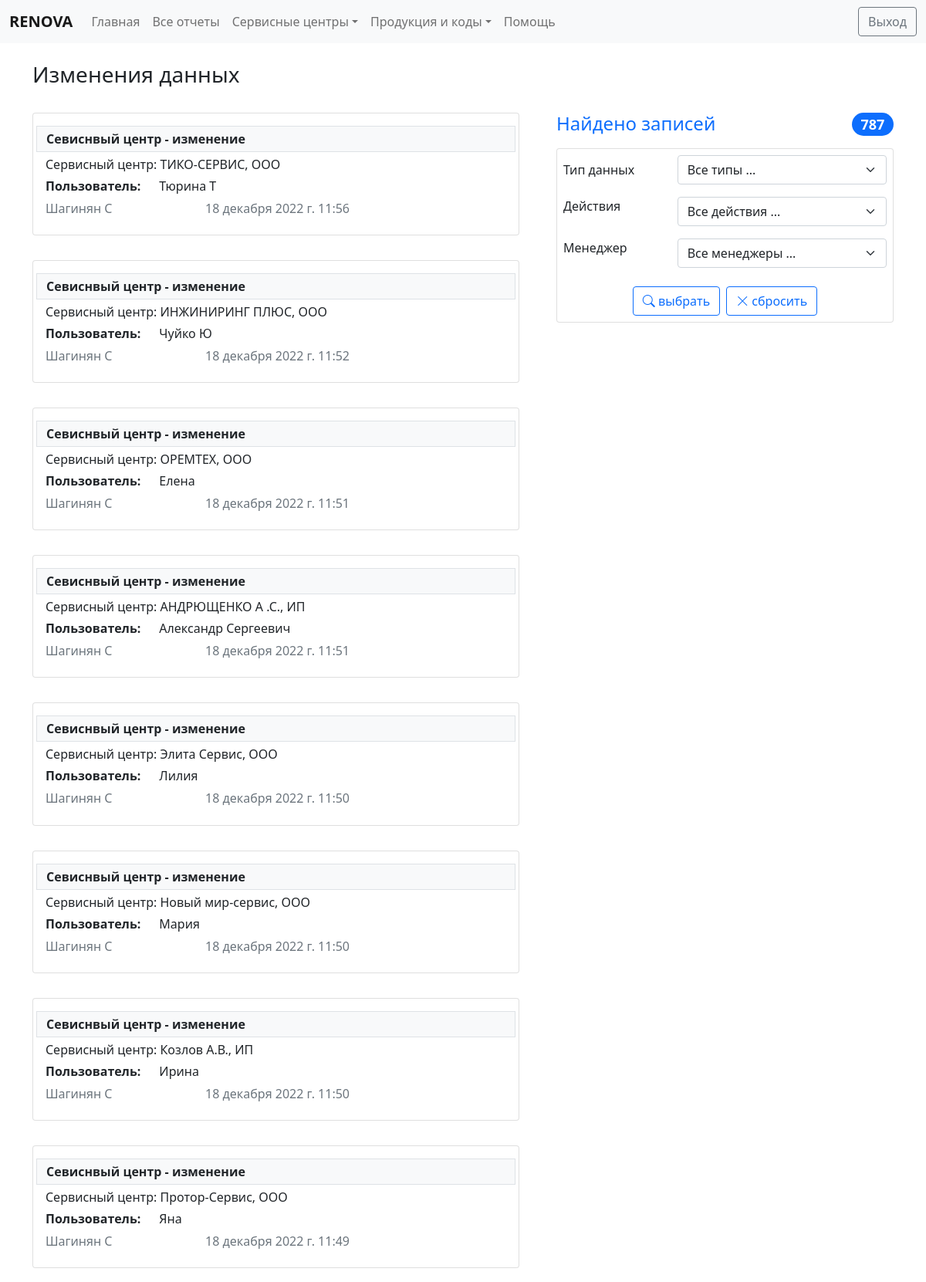
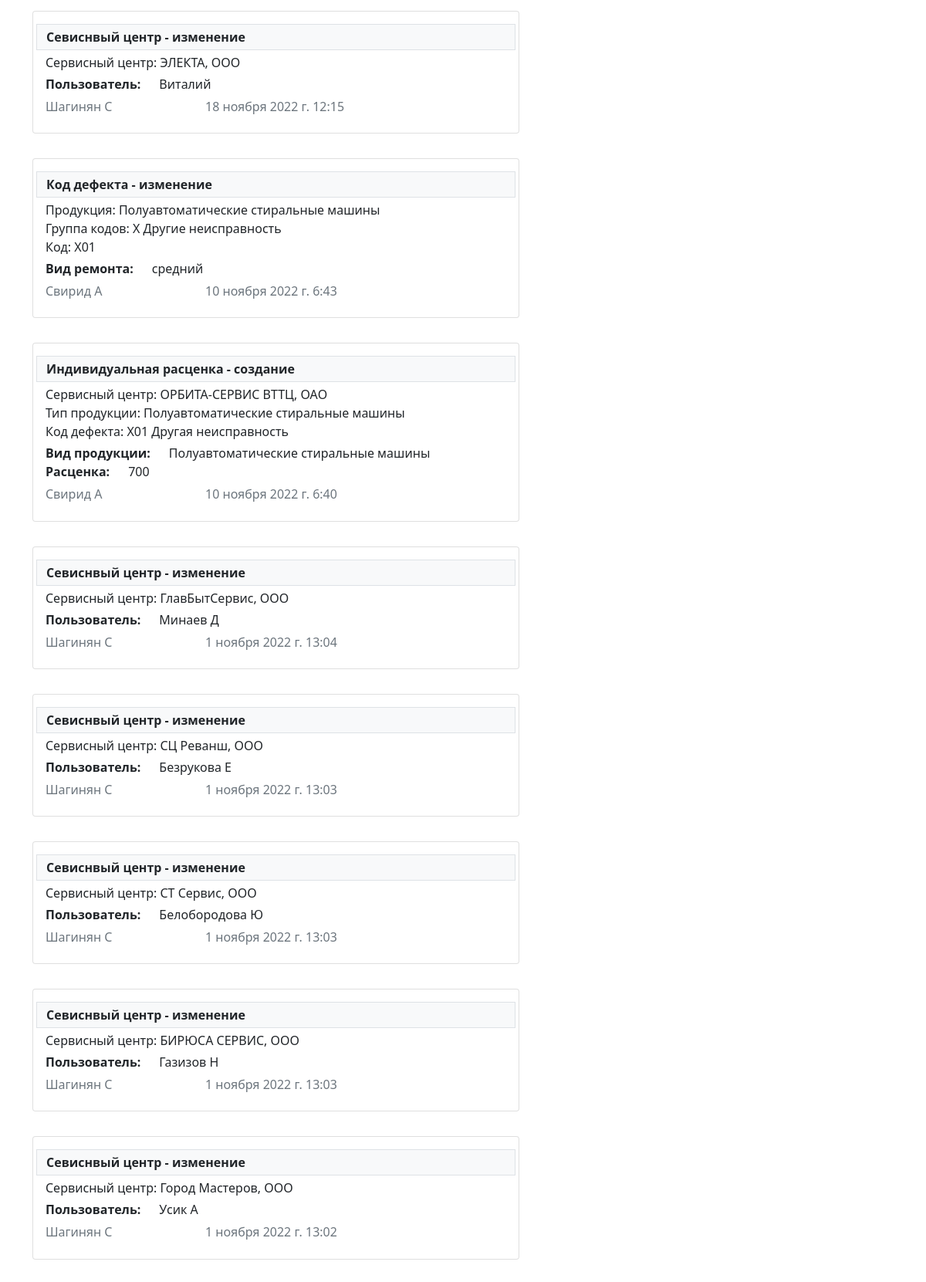
The page /logs_list/ (signed in, upper part) on the database its author committed (2 pictures, top to bottom).
### main/models.py (models this page shows, shortened)
class ChangeLogs(models.Model):
    changed = models.DateTimeField(auto_now=True, verbose_name=u'Дата/время изменения')
    model = models.CharField(choices=TYPE_MODEL, max_length=255, verbose_name=u'Таблица', null=True)
    record_id = models.IntegerField(verbose_name=u'ID записи', null=True)
    user = models.ForeignKey(User, verbose_name=u'Автор изменения', on_delete=models.CASCADE, null=True)
    action_on_model = models.CharField(choices=TYPE_ACTION_ON_MODEL, max_length=50, verbose_name=u'Действие', null=True)
    data = models.JSONField(verbose_name=u'Изменяемые данные модели', default=dict)
    ipaddress = models.CharField(max_length=15, verbose_name=u'IP адресс', null=True)
    class Meta:
        ordering = ('-changed',)
        verbose_name = 'Действие пользователя'
        verbose_name_plural = 'Действия пользователей'

### main/views.py (the view)
# urls.py: path('logs_list/', LogsList.as_view(), name='logs_page'),
class LogsList(LoginRequiredMixin, StaffUserMixin, ListView):
    model = ChangeLogs
    template_name = 'main/logs_list.html'
    context_object_name = 'logs'
    extra_context = {'title': 'Изменения данных'}
    paginate_by = 20
    def get_context_data(self, *, object_list=None, **kwargs):
        context = super().get_context_data(**kwargs)
        context['form'] = LogsFilterForm(self.request.GET)
        context['obj_count'] = self.object_list.count()
        return (context)
    def get_queryset(self):
        logs = ChangeLogs.objects.all()
        if self.request.GET.get("model", '') != '' and self.request.GET.get("model", '') != 'empty':
            logs = logs.filter(model=self.request.GET.get("model"))
        if self.request.GET.get("action_on_model", '') != '' and self.request.GET.get("action_on_model", '') != 'empty':
            logs = logs.filter(action_on_model=self.request.GET.get("action_on_model"))
        if self.request.GET.get("staff_user", '') != '':
            logs = logs.filter(user=self.request.GET.get("staff_user"))
        return logs

### main/forms.py
class LogsFilterForm(forms.Form):
    MODELS = list(TYPE_MODEL)
    MODELS.insert(0, ('empty', 'Все типы ...'))
    MODELS = tuple(MODELS)
    ACTIONS = list(TYPE_ACTION_ON_MODEL)
    ACTIONS.insert(0, ('empty', 'Все действия ...'))
    ACTIONS = tuple(ACTIONS)
    model = forms.ChoiceField(choices=MODELS, required=False, widget=forms.Select(attrs={'class': "form-select"}))
    action_on_model = forms.ChoiceField(choices=ACTIONS, required=False, widget=forms.Select(attrs={'class': "form-select"}))
    staff_user = forms.ModelChoiceField(queryset=User.objects.filter(is_staff=True), empty_label="Все менеджеры ...",
                                        required=False, widget=forms.Select(attrs={"class": "form-select"}))

### main/models.py (called while the page is built)
def get_name(self):
    result = None
    if self:
        if self.last_name or self.first_name:
            if self.last_name:
                if self.first_name:
                    result = self.last_name+' '+self.first_name[0]
                else:
                    result = self.last_name
            else:
                result = self.first_name
        else:
            result = self.username
        return result
    return result

### main/my_validators.py (called while the page is built)
    def test_func(self):
        return self.request.user.is_active and self.request.user.is_staff

### main/templatetags/my_tags.py (called while the page is built)
@register.simple_tag
def get_filters(request):
    res = ''
    for itm in request.GET:
        if itm != 'page':
            res = res + '&' + itm + '=' + request.GET.get(itm)
    return res

@register.filter(name='has_group')
def has_group(user, group_name):
    return user.groups.filter(name=group_name).exists()

@register.inclusion_tag('main/tag_show_base_price_links.html')
def show_base_price_links():
    from ..business_logic import BASE_PRICE_TYPE
    base_price_type = BASE_PRICE_TYPE
    return {'base_price_type': base_price_type, }

### products/models.py (called while the page is built)
    def __str__(self):
        return self.title

    def __str__(self):
        return self.code + ' ' + self.title

### main/templates/main/logs_list.html (shortened to what this page needs)
{% extends 'base.html' %}
{% load static %}
{% load my_tags %}
{% block content %}
{% include 'inc/staff_navbar.html' %}
<div class="container">
    <main>
        <div class="row py-4 justify-content-between">
            <div class="col-auto"><h3>{{ title }}</h3></div>
            <div class="col-auto"></div>
        </div>
        <div class="row g-5">
            <div class="col-lg-5  order-lg-last">
                <h4 class="d-flex justify-content-between align-items-center mb-3">
                    <span class="text-primary">Найдено записей</span>
                    <span class="badge bg-primary rounded-pill">{{ obj_count }}</span>
                </h4>
                <form class="card p-2" method="get">
                    <div class="row mb-3">
                        <label class="col-xl-4 col-form-label">Тип данных</label>
                        <div class="col-xl-8">
                            {{ form.model}}
                        </div>
                    </div>
                    <div class="row mb-3">
                        <label class="col-xl-4">Действия</label>
                        <div class="col-xl-8">
                            {{ form.action_on_model }}
                        </div>
                    </div>
                    <div class="row mb-3">
                        <label class="col-xl-4">Менеджер</label>
                        <div class="col-xl-8">
                            {{ form.staff_user }}
                        </div>
                    </div>
                    <div class="container mt-2 d-flex justify-content-center gap-2">
                        <button type="submit" class="btn btn-outline-primary">
                            <i class="bi bi-search"></i>
                            выбрать
                        </button>
                        <a class="btn btn-outline-primary" href="{{ request.path }}" role="button">
                            <i class="bi bi-x-lg"></i>
                            сбросить
                        </a>
                    </div>
                </form>
            </div>
            <div class="col-lg-7  d-grid gap-3">
                {% if logs %}
                {% for action in logs %}
                {% show_log action %}
                {% endfor %}
                {% else %}
                <h4 class="text-center text-muted">Ничего не найдено ...</h4>
                {% endif %}
            </div>
        </div>
    </main>
{% endblock %}

### main/templates/main/tag_log_data.html
<div class="card mb-3">
    <div class="card-body">
        <div class="row py-1 bg-light text-dark border border-border">
            <strong>{{ action.get_model_display|capfirst }} - {{ action.get_action_on_model_display|lower }} </strong>
        </div>
        <div class="col-12 mt-1">
            {% for line in obj_description %}
            {{ line }}<br>
            {% endfor %}
        </div>
        <div class="row mt-1">
            {% for key,val in data.items %}
            <div class="row">
                <div class="col-auto"><strong>{{ key }}:</strong></div>
                <div class="col-auto">{{ val }}</div>
            </div>
            {% endfor %}
        </div>
        <div class="row mt-2">
            <div class="col-sm-4">
                <h6 class="card-title text-muted">{{ action.user }}</h6>
            </div>
            <div class="col-auto">
                <h6 class="card-title text-muted">{{ action.changed }}</h6>
            </div>
        </div>
    </div>
 </div>

### rows shown on the page
ChangeLogs: model "Севиснвый центр", action_on_model "изменение", obj_description "Сервисный центр: ТИКО-СЕРВИС, ООО", data "Пользователь", data "Тюрина Т", user "Шагинян С", changed "18 декабря 2022 г. 11:56"
ChangeLogs: model "Севиснвый центр", action_on_model "изменение", obj_description "Сервисный центр: ИНЖИНИРИНГ ПЛЮС, ООО", data "Пользователь", data "Чуйко Ю", user "Шагинян С", changed "18 декабря 2022 г. 11:52"
ChangeLogs: model "Севиснвый центр", action_on_model "изменение", obj_description "Сервисный центр: ОРЕМТЕХ, ООО", data "Пользователь", data "Елена", user "Шагинян С", changed "18 декабря 2022 г. 11:51"
ChangeLogs: model "Севиснвый центр", action_on_model "изменение", obj_description "Сервисный центр: АНДРЮЩЕНКО А .С., ИП", data "Пользователь", data "Александр Сергеевич", user "Шагинян С", changed "18 декабря 2022 г. 11:51"
ChangeLogs: model "Севиснвый центр", action_on_model "изменение", obj_description "Сервисный центр: Элита Сервис, ООО", data "Пользователь", data "Лилия", user "Шагинян С", changed "18 декабря 2022 г. 11:50"
ChangeLogs: model "Севиснвый центр", action_on_model "изменение", obj_description "Сервисный центр: Новый мир-сервис, ООО", data "Пользователь", data "Мария", user "Шагинян С", changed "18 декабря 2022 г. 11:50"
ChangeLogs: model "Севиснвый центр", action_on_model "изменение", obj_description "Сервисный центр: Козлов А.В., ИП", data "Пользователь", data "Ирина", user "Шагинян С", changed "18 декабря 2022 г. 11:50"
ChangeLogs: model "Севиснвый центр", action_on_model "изменение", obj_description "Сервисный центр: Протор-Сервис, ООО", data "Пользователь", data "Яна", user "Шагинян С", changed "18 декабря 2022 г. 11:49"
ChangeLogs: model "Севиснвый центр", action_on_model "изменение", obj_description "Сервисный центр: ЭЛЕКТА, ООО", data "Пользователь", data "Виталий", user "Шагинян С", changed "18 ноября 2022 г. 12:15"
ChangeLogs: model "Код дефекта", action_on_model "изменение", obj_description "Продукция: Полуавтоматические стиральные машины" "Группа кодов: X Другие неисправность" "Код: X01", data "Вид ремонта", data "средний", user "Свирид А", changed "10 ноября 2022 г. 6:43"
ChangeLogs: model "Индивидуальная расценка", action_on_model "создание", obj_description "Сервисный центр: ОРБИТА-СЕРВИС ВТТЦ, ОАО" "Тип продукции: Полуавтоматические стиральные машины" "Код дефекта: X01 Другая неисправность", data "Вид продукции" "Расценка", data "Полуавтоматические стиральные машины" "700", user "Свирид А", changed "10 ноября 2022 г. 6:40"
ChangeLogs: model "Севиснвый центр", action_on_model "изменение", obj_description "Сервисный центр: ГлавБытСервис, ООО", data "Пользователь", data "Минаев Д", user "Шагинян С", changed "1 ноября 2022 г. 13:04"
ChangeLogs: model "Севиснвый центр", action_on_model "изменение", obj_description "Сервисный центр: СЦ Реванш, ООО", data "Пользователь", data "Безрукова Е", user "Шагинян С", changed "1 ноября 2022 г. 13:03"
ChangeLogs: model "Севиснвый центр", action_on_model "изменение", obj_description "Сервисный центр: СТ Сервис, ООО", data "Пользователь", data "Белобородова Ю", user "Шагинян С", changed "1 ноября 2022 г. 13:03"
ChangeLogs: model "Севиснвый центр", action_on_model "изменение", obj_description "Сервисный центр: БИРЮСА СЕРВИС, ООО", data "Пользователь", data "Газизов Н", user "Шагинян С", changed "1 ноября 2022 г. 13:03"
ChangeLogs: model "Севиснвый центр", action_on_model "изменение", obj_description "Сервисный центр: Город Мастеров, ООО", data "Пользователь", data "Усик А", user "Шагинян С", changed "1 ноября 2022 г. 13:02"

### other values the page prints
{{ title }} "Изменения данных"
{{ obj_count }} "787"
